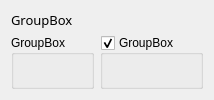
                <widget class="QWidget" name="widget_8" native="true">
                 <layout class="QGridLayout" name="gridLayout_11">
                  <item row="0" column="0" colspan="2">
                   <widget class="QLabel" name="label_8">
                    <property name="sizePolicy">
                     <sizepolicy hsizetype="Preferred" vsizetype="Fixed">
                      <horstretch>0</horstretch>
                      <verstretch>0</verstretch>
                     </sizepolicy>
                    </property>
                    <property name="font">
                     <font>
                      <family>微软雅黑</family>
                      <pointsize>10</pointsize>
                      <bold>false</bold>
                     </font>
                    </property>
                    <property name="text">
                     <string>GroupBox</string>
                    </property>
                   </widget>
                  </item>
                  <item row="1" column="0">
                   <widget class="QGroupBox" name="groupBox">
                    <property name="sizePolicy">
                     <sizepolicy hsizetype="Expanding" vsizetype="Preferred">
                      <horstretch>0</horstretch>
                      <verstretch>0</verstretch>
                     </sizepolicy>
                    </property>
                    <property name="title">
                     <string>GroupBox</string>
                    </property>
                   </widget>
                  </item>
                  <item row="1" column="1">
                   <widget class="QGroupBox" name="groupBox_2">
                    <property name="sizePolicy">
                     <sizepolicy hsizetype="Expanding" vsizetype="Preferred">
                      <horstretch>0</horstretch>
                      <verstretch>0</verstretch>
                     </sizepolicy>
                    </property>
                    <property name="title">
                     <string>GroupBox</string>
                    </property>
                    <property name="flat">
                     <bool>false</bool>
                    </property>
                    <property name="checkable">
                     <bool>true</bool>
                    </property>
                   </widget>
                  </item>
                 </layout>
                </widget>
